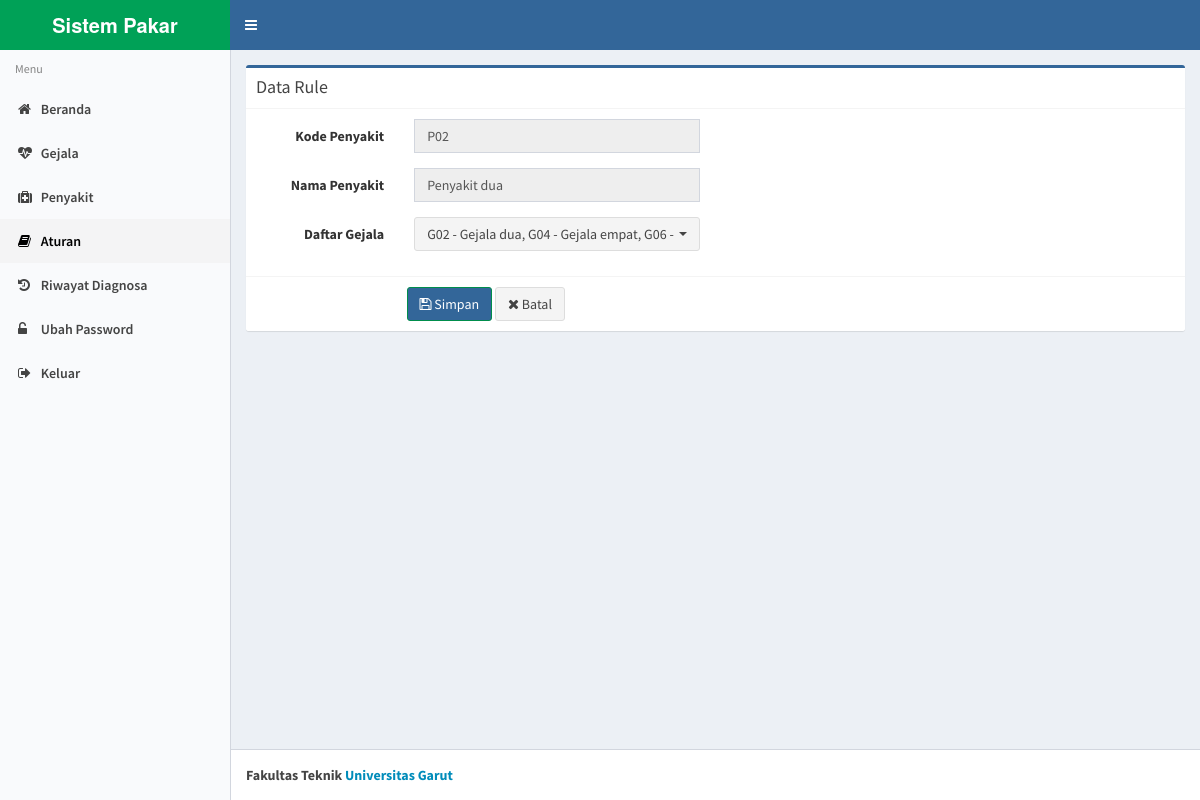
Screenshot of /index.php?page=update_rule&id=2&action=edit (signed in) with the database file from the repository.
### tables this page shows
CREATE TABLE `penyakit` (
  `id_penyakit` int(11) NOT NULL,
  `kode_penyakit` varchar(20) NOT NULL,
  `nama_penyakit` varchar(50) NOT NULL,
  `deskripsi` text NOT NULL,
  `solusi` text NOT NULL
);

CREATE TABLE `gejala` (
  `id_gejala` int(11) NOT NULL,
  `kode_gejala` varchar(20) NOT NULL,
  `nama_gejala` varchar(100) NOT NULL
);

### rule_update.php (the view, shortened to what this page needs)
<?php
$link_data = '?page=rule';
$link_update = '?page=update_rule';
$kode_penyakit = '';
$nama_penyakit = '';
$combo_gejala = '';
$combo_gejala .= '<select multiple class="selectpicker form-control" data-live-search="true" name="gejala[]" id="gejala" required title="Pilih...">';
$q = "select * from gejala order by id_gejala";
$q = mysqli_query($con, $q);
while ($r = mysqli_fetch_array($q)) {
    $combo_gejala .= '<option value="' . $r['id_gejala'] . '">' . $r['kode_gejala'] . ' - ' . $r['nama_gejala'] . '</option>';
}
$combo_gejala .= '</select>';
if (isset($_POST['save'])) {
    $error = '';
    $id = $_POST['id'];
    $action = $_POST['action'];
    $gejala = $_POST['gejala'];
    if (empty($error)) {
        if ($action == 'edit') {
            mysqli_query($con, "delete from rule where id_penyakit='" . $id . "'");
            foreach ($gejala as $val) {
                $q3 = "insert into rule(id_penyakit,id_gejala) values ('" . $id . "','" . $val . "')";
                mysqli_query($con, $q3);
            }
            exit("<script>location.href='" . $link_data . "';</script>");
        }
    }
} else {
    $action = empty($_GET['action']) ? 'add' : $_GET['action'];
    if ($action == 'edit') {
        $id = $_GET['id'];
        $q = mysqli_query($con, "select * from penyakit where id_penyakit='" . $id . "'");
        $r = mysqli_fetch_array($q);
        $kode_penyakit = $r['kode_penyakit'];
        $nama_penyakit = $r['nama_penyakit'];
    }
}
?>
<div class="box box-success">
    <div class="box-header with-border">
        <h3 class="box-title">Data Rule</h3>
    </div>
    <form class="form-horizontal" action="<?php echo $link_update; ?>" method="post">
        <div class="box-body">
            <div class="form-group">
                <label for="kode_penyakit" class="col-sm-2 control-label">Kode Penyakit</label>
                <div class="col-sm-4">
                    <input name="kode_penyakit" id="kode_penyakit" class="form-control" readonly type="text" value="<?php echo $kode_penyakit; ?>">
                </div>
            </div>
            <div class="form-group">
                <label for="id_penyakit" class="col-sm-2 control-label">Nama Penyakit</label>
                <div class="col-sm-4">
                    <input name="nama_penyakit" id="nama_penyakit" class="form-control" readonly type="text" value="<?php echo $nama_penyakit; ?>">
                </div>
            </div>
            <div class="form-group">
                <label for="id_gejala" class="col-sm-2 control-label">Daftar Gejala</label>
                <div class="col-sm-4">
                    <?php echo $combo_gejala; ?>
                </div>
            </div>
        </div>
        <div class="box-footer">
            <div class="text-center col-sm-6">
                <button type="submit" name="save" class="btn btn-success"><i class="fa fa-save"></i> Simpan</button>
                <a href="<?php echo $link_data; ?>" class="btn btn-default"><i class="fa fa-times"></i> Batal</a>
            </div>
        </div>
    </form>
</div>

### rows the page displays
penyakit: kode_penyakit "P02", nama_penyakit "Penyakit dua"
gejala: kode_gejala "G02", nama_gejala "Gejala dua,"
gejala: kode_gejala "G04", nama_gejala "Gejala empat,"
gejala: kode_gejala "G06"
